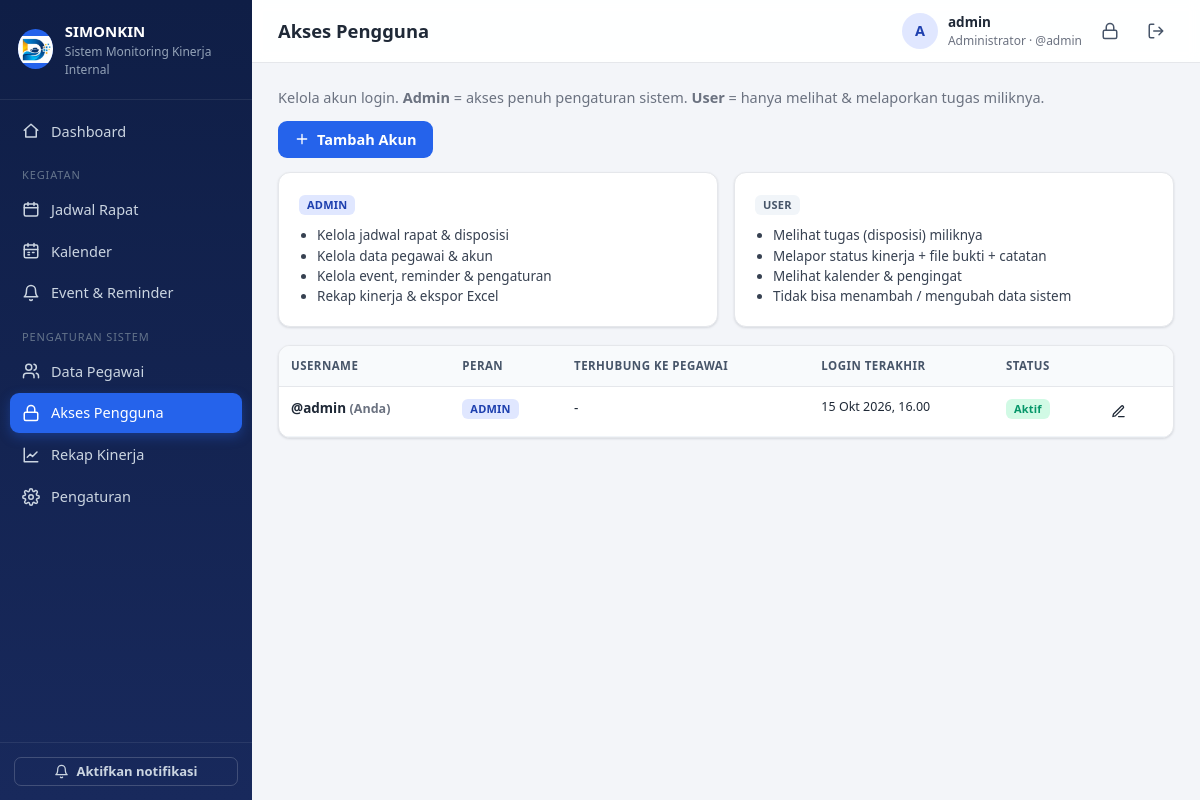
Before: /pengguna (signed in) with the older database file.
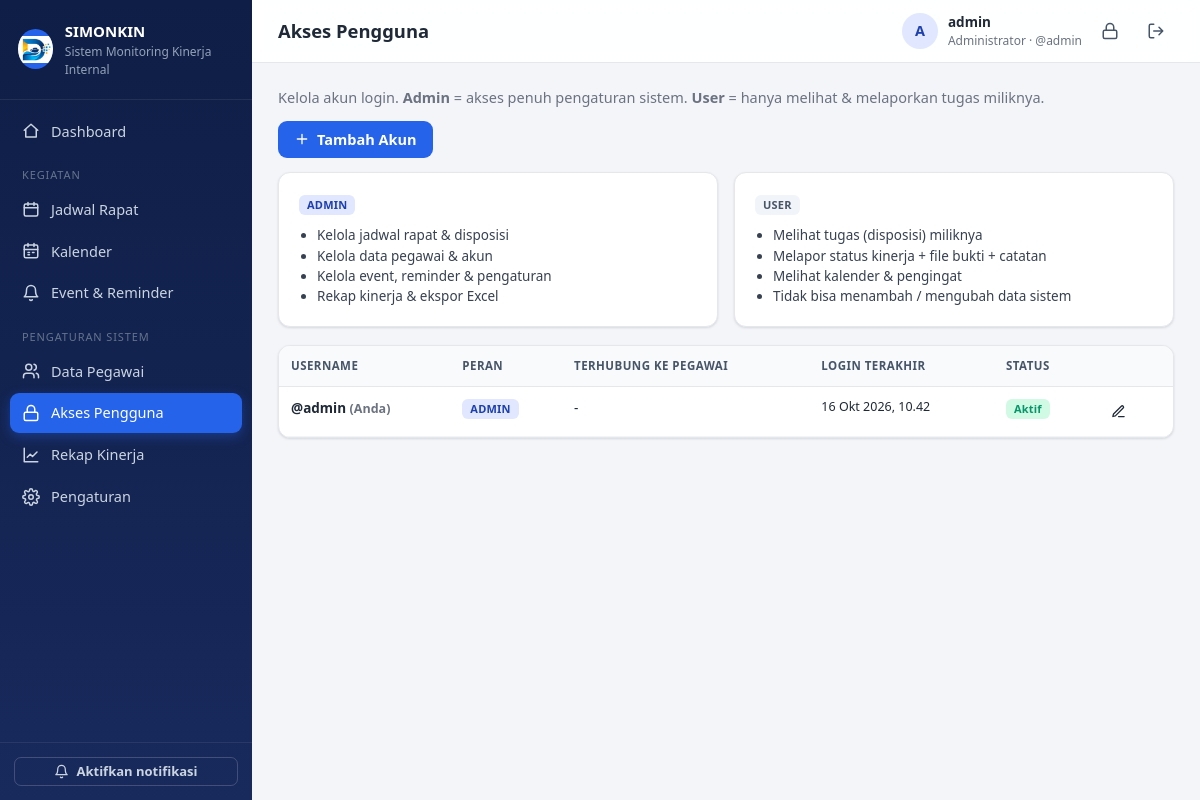
After: the same page with the newer database file.
### tables this page shows
CREATE TABLE users (
    id INTEGER PRIMARY KEY AUTOINCREMENT,
    username TEXT UNIQUE NOT NULL,
    password_hash TEXT NOT NULL,
    role TEXT NOT NULL CHECK (role IN ('admin','user')),
    pegawai_id INTEGER REFERENCES pegawai(id) ON DELETE SET NULL,
    aktif INTEGER NOT NULL DEFAULT 1,
    last_login TEXT, created_at TEXT
);

### app.py (the view)
@app.route("/pengguna")
@admin_required
def pengguna_list():
    rows = query("""SELECT u.*, p.nama AS pegawai_nama, p.jabatan FROM users u
                    LEFT JOIN pegawai p ON p.id=u.pegawai_id ORDER BY u.role, u.username""")
    return render_template("pengguna_list.html", rows=rows)

### app.py (called while the page is built)
def get_db():
    if "db" not in g:
        g.db = sqlite3.connect(DB_PATH)
        g.db.row_factory = sqlite3.Row
        g.db.execute("PRAGMA foreign_keys = ON")
    return g.db

def query(sql, args=(), one=False):
    cur = get_db().execute(sql, args)
    rows = cur.fetchall()
    cur.close()
    return (rows[0] if rows else None) if one else rows

def now_str():
    return datetime.now().strftime(FMT)

def parse_dt(value):
    if not value:
        return None
    for fmt in (FMT, "%Y-%m-%d %H:%M", "%Y-%m-%d"):
        try:
            return datetime.strptime(value[:16] if "T" in value or " " in value else value[:10], fmt)
        except (ValueError, TypeError):
            continue
    return None

def csrf_token():
    if "_csrf" not in session:
        session["_csrf"] = secrets.token_hex(16)
    return session["_csrf"]

def is_admin():
    return bool(g.user and g.user["role"] == "admin")

def admin_required(f):
    @wraps(f)
    def wrapper(*a, **kw):
        if not g.user:
            return redirect(url_for("login", next=request.full_path))
        if g.user["role"] != "admin":
            abort(403)
        return f(*a, **kw)
    return wrapper

### monitoring-kinerja/templates/pengguna_list.html (shortened to what this page needs)
{% extends 'base.html' %}
{% from '_macros.html' import delete_btn %}
{% block heading %}Akses Pengguna{% endblock %}
{% block content %}
<div class="toolbar">
  <p class="muted m0">Kelola akun login. <b>Admin</b> = akses penuh pengaturan sistem. <b>User</b> = hanya melihat & melaporkan tugas miliknya.</p>
  <a href="{{ url_for('pengguna_baru') }}" class="btn btn-primary">{{ icon('plus',16) }} Tambah Akun</a>
</div>
<div class="role-info">
  <div class="card role-card"><span class="badge b-blue">ADMIN</span>
    <ul><li>Kelola jadwal rapat & disposisi</li><li>Kelola data pegawai & akun</li><li>Kelola event, reminder & pengaturan</li><li>Rekap kinerja & ekspor Excel</li></ul></div>
  <div class="card role-card"><span class="badge b-gray">USER</span>
    <ul><li>Melihat tugas (disposisi) miliknya</li><li>Melapor status kinerja + file bukti + catatan</li><li>Melihat kalender & pengingat</li><li>Tidak bisa menambah / mengubah data sistem</li></ul></div>
</div>
<div class="card p0"><div class="table-wrap">
<table class="table">
  <thead><tr><th>Username</th><th>Peran</th><th>Terhubung ke Pegawai</th><th>Login terakhir</th><th>Status</th><th></th></tr></thead>
  <tbody>
  {% for u in rows %}
  <tr class="{{ 'row-past' if not u.aktif }}">
    <td class="strong">@{{ u.username }}{% if u.id == current_user.id %} <span class="muted small">(Anda)</span>{% endif %}</td>
    <td>{% if u.role=='admin' %}<span class="badge b-blue">ADMIN</span>{% else %}<span class="badge b-gray">USER</span>{% endif %}</td>
    <td>{{ u.pegawai_nama or '-' }}{% if u.jabatan %}<div class="small muted">{{ u.jabatan }}</div>{% endif %}</td>
    <td class="small">{{ u.last_login|tgljam if u.last_login else 'Belum pernah' }}</td>
    <td>{% if u.aktif %}<span class="badge b-green">Aktif</span>{% else %}<span class="badge b-gray">Nonaktif</span>{% endif %}</td>
    <td class="nowrap">
      <a href="{{ url_for('pengguna_edit', uid=u.id) }}" class="btn btn-sm btn-ghost" title="Edit / reset password">{{ icon('edit',15) }}</a>
    </td>
  </tr>
  {% endfor %}
  </tbody>
</table></div></div>
{% endblock %}

### monitoring-kinerja/templates/base.html (shortened to what this page needs)
<!doctype html>
<html lang="id">
  <head>
    <link
      rel="stylesheet"
      href="{{ url_for('static', filename='style.css') }}"
    />
  </head>
  <body>
    {% set ep = request.endpoint or '' %}
    <div class="layout">
      <aside class="sidebar" id="sidebar">
        <div class="brand">
          <div class="logo">
            <img
              src="{{ url_for('static', filename='img/image.png') }}"
              alt="Logo"
              style="width: 100%; height: 100%; object-fit: contain"
            />
          </div>
          <div>
            <div class="brand-title">{{ settings.nama_aplikasi }}</div>
            <div class="brand-sub">{{ settings.nama_instansi }}</div>
          </div>
        </div>
        <nav class="nav">
          <a
            href="{{ url_for('dashboard') }}"
            class="{{ 'active' if ep=='dashboard' }}"
            >{{ icon('home') }} Dashboard</a
          >
          {% if is_admin %}
          <div class="nav-label">Kegiatan</div>
          <a
            href="{{ url_for('rapat_list') }}"
            class="{{ 'active' if ep.startswith('rapat') }}"
            >{{ icon('rapat') }} Jadwal Rapat</a
          >
          {% endif %}
          <a
            href="{{ url_for('kalender') }}"
            class="{{ 'active' if ep=='kalender' }}"
            >{{ icon('kalender') }} Kalender</a
          >
          <a
            href="{{ url_for('event_list') }}"
            class="{{ 'active' if ep.startswith('event') }}"
            >{{ icon('bell') }} {{ 'Event & Reminder' if is_admin else
            'Pengingat & Event' }}</a
          >
          {% if is_admin %}
          <div class="nav-label">Pengaturan Sistem</div>
          <a
            href="{{ url_for('pegawai_list') }}"
            class="{{ 'active' if ep.startswith('pegawai') }}"
            >{{ icon('pegawai') }} Data Pegawai</a
          >
          <a
            href="{{ url_for('pengguna_list') }}"
            class="{{ 'active' if ep.startswith('pengguna') }}"
            >{{ icon('kunci') }} Akses Pengguna</a
          >
          <a
            href="{{ url_for('rekap') }}"
            class="{{ 'active' if ep.startswith('rekap') }}"
            >{{ icon('chart') }} Rekap Kinerja</a
          >
          <a
            href="{{ url_for('pengaturan') }}"
            class="{{ 'active' if ep=='pengaturan' }}"
            >{{ icon('gear') }} Pengaturan</a
          >
          {% endif %}
        </nav>
        <div class="sidebar-foot">
          <button
            type="button"
            class="btn btn-sm btn-outline-light w100"
            id="btnNotif"
          >
            {{ icon('bell',15) }} Aktifkan notifikasi
          </button>
        </div>
      </aside>
      <main class="main">
        <header class="topbar">
          <h1 class="page-title">{% block heading %}{% endblock %}</h1>
          <div class="user-box">
            <div class="avatar">
              {{ (current_user.pegawai_nama or current_user.username)[:1]|upper
              }}
            </div>
            <div class="user-meta">
              <div class="user-name">
                {{ current_user.pegawai_nama or current_user.username }}
              </div>
              <div class="user-role">
                {{ 'Administrator' if is_admin else 'Pengguna' }} · @{{
                current_user.username }}
              </div>
            </div>
            <a
              class="icon-btn"
              href="{{ url_for('ganti_password') }}"
              title="Ganti password"
              >{{ icon('kunci') }}</a
            >
            <form method="post" action="{{ url_for('logout') }}" class="inline">
              <button class="icon-btn" title="Keluar">
                {{ icon('logout') }}
              </button>
            </form>
          </div>
        </header>
        <div class="content">
           {% block content %}{% endblock %}
        </div>
      </main>
    </div>
  </body>
</html>

Changed rows visible on the page:
changed users "admin": last_login|tgljam "15 Okt 2026, 16.00" → "16 Okt 2026, 10.42"
